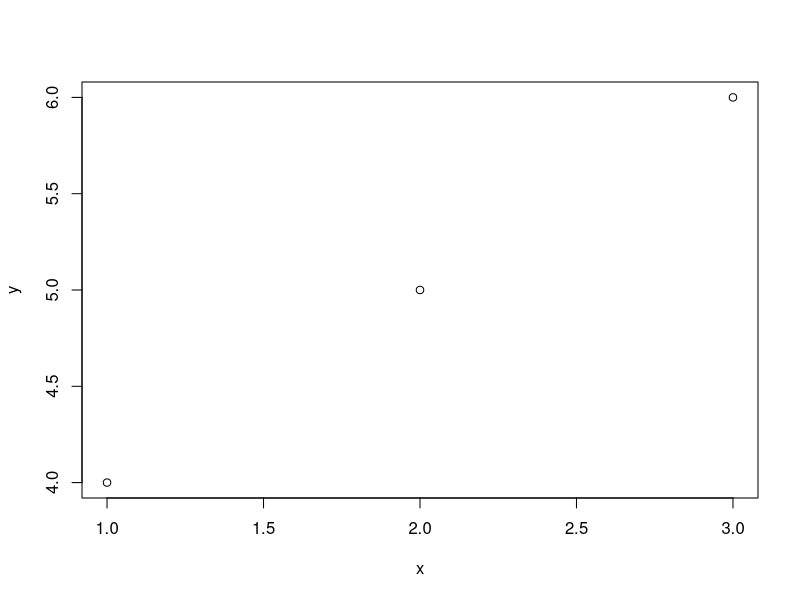

The R script that drew this image:
## ---- chunk 1
#| label: fig-r
#| fig-cap: "An example plot in R"
#| fig-width: 6
#| fig-height: 4

x <- c(1, 2, 3)
y <- c(4, 5, 6)
plot(x, y)
